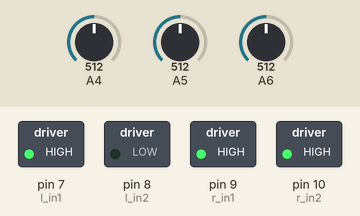
Recording of a sketch running on a simulated Arduino Nano, built with avr-gcc and run on an emulated ATmega328P. Shown: switched loads named in the sketch (green lamp = pin HIGH). The inputs (shaded band) are chosen by the test bench; at power-on: A4 = 512, A5 = 512, A6 = 512.

Above: at 3.2 s.
3.3 s: A4 set to 814
4.8 s: A4 set to 830
At 6.0 s:
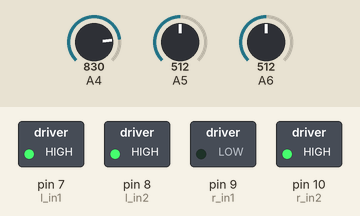
6.3 s: A4 set to 716
At 7.1 s:
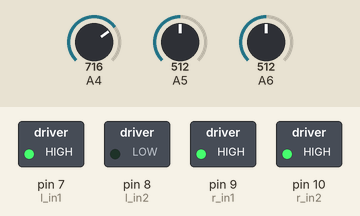
7.8 s: A5 set to 804
9.3 s: A5 set to 827
At 10.5 s:
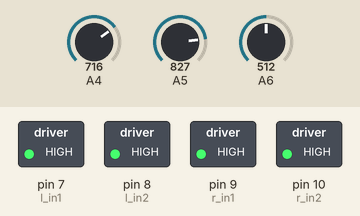
10.8 s: A6 set to 812
12.3 s: A6 set to 830
At 12.9 s:
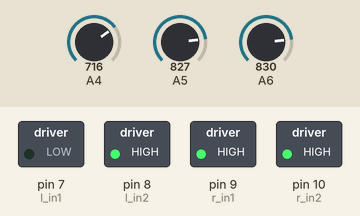
Timing chart, 0 to 14.8 s (numbered marks = the images above; inputs shaded):
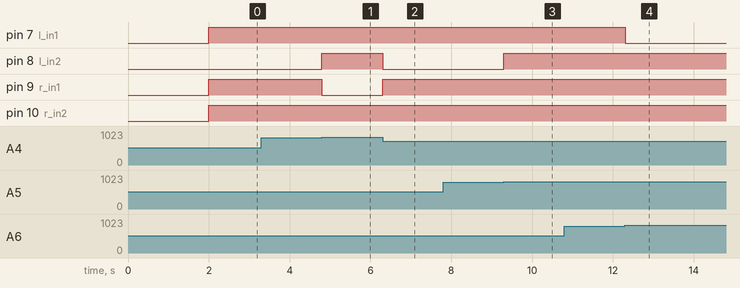

Measured:
- the behaviour switches between 820 and 821 on A4 (found by bisection; images 0 and 1)
- the behaviour switches between 820 and 821 on A5 (found by bisection; images 2 and 3)
- the behaviour switches between 820 and 821 on A6 (found by bisection; images 3 and 4)
- after the input at 3.3 s, every drawn part: stays the same
- after the input at 4.8 s, pin 8 (l_in2): LOW → HIGH at once; pin 9 (r_in1): HIGH → LOW at once
- after the input at 6.3 s, pin 8 (l_in2): HIGH → LOW at once; pin 9 (r_in1): LOW → HIGH at once
- after the input at 7.8 s, every drawn part: stays the same
- after the input at 9.3 s, pin 8 (l_in2): LOW → HIGH at once
- after the input at 10.8 s, every drawn part: stays the same
- after the input at 12.3 s, pin 7 (l_in1): HIGH → LOW at once

The sketch:

main.ino
```cpp
const int l_in1 = 7;
const int l_in2 = 8;
const int r_in1 = 9;
const int r_in2 = 10;

int l_sensor;
int c_sensor;
int r_sensor;

const int l_s = 820;

void setup() {
  // IR sensor
  pinMode(A4, INPUT);
  pinMode(A5, INPUT);
  pinMode(A6, INPUT);
  // motor
  pinMode(l_in1, OUTPUT);
  pinMode(l_in2, OUTPUT);
  pinMode(r_in1, OUTPUT);
  pinMode(r_in2, OUTPUT);

  delay(2000);
}

void loop() {
  l_sensor = analogRead(A6);
  c_sensor = analogRead(A5);
  r_sensor = analogRead(A4);

if((l_sensor < l_s)&&(c_sensor > l_s)&&(r_sensor < l_s)){forword();}      //直進


if((l_sensor < l_s)&&(c_sensor > l_s)&&(r_sensor > l_s)){turnRight();}    //右旋回
if((l_sensor < l_s)&&(c_sensor < l_s)&&(r_sensor > l_s)){turnRight();}


if((l_sensor > l_s)&&(c_sensor > l_s)&&(r_sensor < l_s)){turnLeft();}     //左旋回
if((l_sensor > l_s)&&(c_sensor < l_s)&&(r_sensor < l_s)){turnLeft();}


if((l_sensor < l_s)&&(c_sensor < l_s)&&(r_sensor < l_s)){ninetyDeg();}         //90度ターン用
}

void forword()
{
  digitalWrite(l_in1, HIGH);
  digitalWrite(l_in2, HIGH);
  digitalWrite(r_in1, HIGH);
  digitalWrite(r_in2, HIGH);
}

void turnRight()
{
  digitalWrite(l_in1, HIGH);
  digitalWrite(l_in2, HIGH);
  digitalWrite(r_in1, LOW);
  digitalWrite(r_in2, HIGH);
}

void turnLeft()
{
  digitalWrite(l_in1, LOW);
  digitalWrite(l_in2, HIGH);
  digitalWrite(r_in1, HIGH);
  digitalWrite(r_in2, HIGH);
}

void ninetyDeg()
{
  digitalWrite(l_in1, HIGH);
  digitalWrite(l_in2, LOW);
  digitalWrite(r_in1, HIGH);
  digitalWrite(r_in2, HIGH);
}
```
